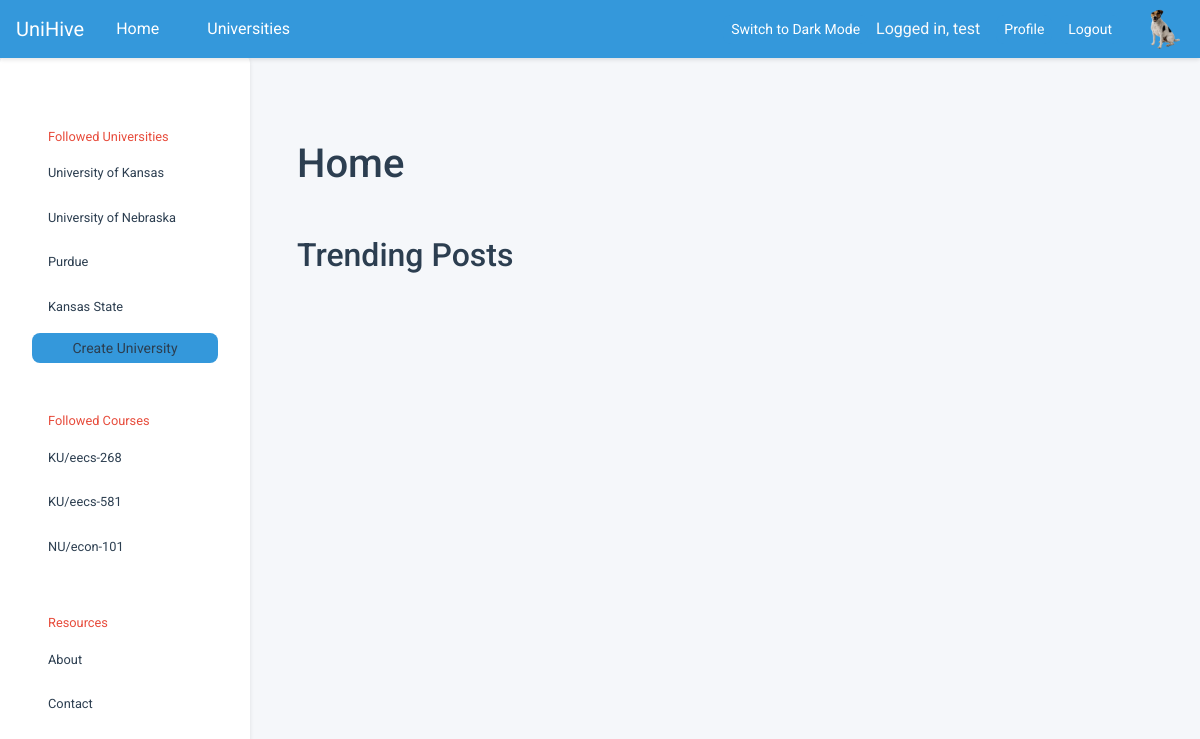
The page / (signed in) on the database its author committed.
### tables this page shows
CREATE TABLE universities (
            id          INTEGER PRIMARY KEY,
            created     TIMESTAMP DEFAULT CURRENT_TIMESTAMP NOT NULL,
            name        VARCHAR UNIQUE NOT NULL,
            acronym     VARCHAR UNIQUE,
            description VARCHAR,
            logo        VARCHAR
        );

CREATE TABLE courses (
            id            INTEGER PRIMARY KEY AUTOINCREMENT,
            created       TIMESTAMP DEFAULT CURRENT_TIMESTAMP NOT NULL,
            name          VARCHAR NOT NULL,
            description   VARCHAR,
            course_number VARCHAR,
            department    INTEGER,
            hours         INTEGER,
            university    INTEGER NOT NULL,
            popularity_score INTEGER DEFAULT 0 
        );

### main.py (the view)
@app.route("/")
def home():
    return render_template('home.html')

### db.py (called while the page is built)
def query(query: str, parameters: tuple = tuple(), *, count: int = None):
    try:
        cursor = connection.cursor()               # Create a database cursor
        result = cursor.execute(query, parameters) # Execute the query safely
        connection.commit()                        # Commit the changes to DB
        if count is None:                  # If the count was not set
            return result.fetchall()       # Fetch every row in query
        if count == 1:                     # If the count was set one
            return result.fetchone()       # Fetch a single query row
        else:                              # If count was other value
            return result.fetchmany(count) # Fetch desired row amount
    except sqlite3.Error as e:
        print("[QUERY ERROR]", e)
        return False
    finally:
        cursor.close()

### department.py (called while the page is built)
    @staticmethod
    def get_department_by_id(id: int):
        params = query(
            "SELECT id, name, abbreviation, university FROM departments WHERE id = ?",
            (id,),
            count = 1
        )
        if not params: return None # Department not found
        return Department(*params) # Construct department object

### main.py (called while the page is built)
@app.context_processor
def inject_default():
    return dict(
        USERS   = USERS,
        SESSION = SESSION,
        active  = None
    )

### university.py (called while the page is built)
    @staticmethod
    def get_university_by_id(id: int):
        params = query(
            "SELECT id, name, acronym, description FROM universities WHERE id = ?;",
            (id,),
            count = 1
        )
        if not params: return None # University not found
        return University(*params) # Construct university object

### user.py (called while the page is built)
    @property
    def followed_universities(self):
        return [University(*params) for params in query(
            """
                SELECT DISTINCT universities.id, name, acronym, description
                FROM universities INNER JOIN user_universities
                ON universities.id = user_universities.university
                WHERE user = ?;
            """,
            (self.id,)
        )]

    @property
    def followed_courses(self):
        return [Course(*params) for params in query(
            """
                SELECT DISTINCT courses.id, name, description, course_number, department, university
                FROM courses INNER JOIN user_courses
                ON courses.id = user_courses.course
                WHERE user = ?;
            """,
            (self.id,)
        )]

### templates/home.html (shortened to what this page needs)
{% extends 'base.html' %}
{% block content_title %}Home{% endblock %}
{% block content_subtitle %}Trending Posts{% endblock %}

### templates/base.html (shortened to what this page needs)
<!doctype html>
<html lang="en">
  <head>
    <link
      rel="stylesheet"
      href="https://cdn.jsdelivr.net/npm/bootstrap@4.0.0/dist/css/bootstrap.min.css"
    />
    <link rel="stylesheet" href="{{url_for('static', filename='main.css')}}" />
  </head>
  <body>
    <nav class="navbar navbar-expand-lg navbar-custom fixed-top">
      <div class="container-fluid">
        <div class="d-flex align-items-center">
          <a class="navbar-brand" href="/">UniHive</a>
          <div class="collapse navbar-collapse" id="navbarNavDropdown">
            <ul class="navbar-nav">
              <li class="nav-item">
                <a class="nav-link" href="{{ url_for('home') }}">Home</a>
              </li>
              <li class="nav-item">
                <a class="nav-link" href="#">Universities</a>
              </li>
            </ul>
          </div>
        </div>
        <div class="d-flex align-items-center">
          <button id="theme-toggle" class="btn btn-outline-light btn-sm me-2">
          </button>
          {% if SESSION.current_user_id %}
          <span class="text-light mr-3"
            >Logged in, {{ USERS[SESSION.current_user_id].username }}</span
          >
          <a
            href="{{ url_for('profile') }}"
            class="btn btn-outline-light btn-sm me-2"
            >Profile</a
          >
          <a
            href="{{ url_for('logout') }}"
            class="btn btn-outline-light btn-sm me-2"
            >Logout</a
          >
          <img
            src="{{ url_for('static', filename='profile_pic.jpg') }}"
            class="rounded-circle profile-img"
            alt="Profile"
          />
          {% endif %}
        </div>
      </div>
    </nav>
    <div class="sidebar">
      <div class="sidebar-header">Followed Universities</div>
      {% for followed_university in
      USERS[SESSION.current_user_id].followed_universities %}
      <a
        href="{{url_for('university', university_acro=followed_university.acronym)}}"
        >{{followed_university.name}}</a
      >
      {% endfor %} {% block sidebar_content %} {% endblock %}
      <a
        href="{{url_for('create_university')}}"
        class="btn navbar-toggler btn-sm text-center"
        role="button"
        aria-disabled="true"
        >Create University</a
      >
      <div class="sidebar-header">Followed Courses</div>
      {% for followed_course in USERS[SESSION.current_user_id].followed_courses
      %}
      <a
        href="{{url_for('course', university_acro=followed_course.university.acronym, course=followed_course.name_combined)}}"
        >{{followed_course.university.acronym}}/{{followed_course.name_combined}}</a
      >
      {% endfor %}
      <div class="sidebar-header">Resources</div>
      <a href="#">About</a>
      <a href="#">Contact</a>
    </div>
    <div class="content">
      <div class="container">
        <h1 class="my-5 text-left">{% block content_title %}{% endblock %}</h1>
        <h2 class="my-4 text-left">
          {% block content_subtitle %}{% endblock %}
        </h2>
      </div>
    </div>
  </body>
</html>

### static/main.css (style rules this page uses)
:root { --background-color: #f5f7fa; --text-color: #2c3e50; --primary-color: #3498db; --secondary-color: #95a5a6; --accent-color: #e74c3c; --card-bg-color: #ffffff; --card-shadow: rgba(0, 0, 0, 0.1); --link-hover-bg: #ecf0f1; --border-radius: 8px; --transition-speed: 0.3s; }
* { margin: 0; padding: 0; box-sizing: border-box; font-family: "Roboto", sans-serif; }
body { background-color: var(--background-color); color: var(--text-color); line-height: 1.6; transition: background-color var(--transition-speed), color var(--transition-speed); }
.navbar { background-color: var(--primary-color); color: #fff; padding: 1rem 2rem; box-shadow: 0 4px 6px var(--card-shadow); position: fixed; top: 0; left: 0; right: 0; z-index: 1030; }
.navbar a { color: #fff; text-decoration: none; margin-right: 1rem; transition: color var(--transition-speed); }
.sidebar { position: fixed; top: 55px; left: 0; width: 250px; height: calc(100vh - 55px); background-color: var(--card-bg-color); color: var(--text-color); padding: 2rem; display: flex; flex-direction: column; font-size: 0.8rem; border-radius: var(--border-radius); box-shadow: 0 2px 4px var(--card-shadow); }
.sidebar a { display: block; padding: 0.5rem 1rem; margin-bottom: 0.5rem; color: var(--text-color); text-decoration: none; border-radius: var(--border-radius); transition: background-color var(--transition-speed), color var(--transition-speed); }
.sidebar-header { margin-top: 2rem; color: var(--accent-color); padding: 0.5rem 1rem; }
.content { margin-left: 250px; margin-top: 60px; padding: 2rem; }
.btn { display: inline-block; background-color: var(--primary-color); color: #fff; padding: 0.75rem 1.5rem; border: none; border-radius: var(--border-radius); cursor: pointer; transition: background-color var(--transition-speed), transform var(--transition-speed); }
h1, h2, h3, h4, h5, h6 { color: var(--text-color); margin-bottom: 1rem; }

### templates/base.html (style rules this page uses)
.navbar { padding: 0.5rem 1rem; box-shadow: 0 2px 4px rgba(0, 0, 0, 0.1); }
.navbar .container-fluid { padding: 0; }
.nav-link { padding: 0.5rem 1rem !important; }
.profile-img { margin-left: 1em; width: 40px; height: 40px; object-fit: cover; }
.me-2 { margin-right: 0.5rem !important; }
.btn-sm { padding: 0.25rem 0.5rem; font-size: 0.875rem; }

### rows shown on the page
universities: name "University of Kansas"
universities: name "University of Nebraska"
universities: name "Purdue"
universities: name "Kansas State"
courses: university.acronym "KU", name_combined "eecs-268"
courses: university.acronym "KU", name_combined "eecs-581"
courses: university.acronym "NU", name_combined "econ-101"

### other values the page prints
{{ USERS[SESSION.current_user_id].username }} "test"
